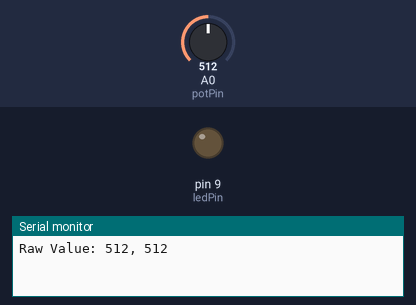
Bench run of a sketch on a simulated Arduino Uno, built with avr-gcc and run on an emulated ATmega328P. Parts: output pins drawn as LEDs (lit = HIGH), the last lines printed to the serial monitor. The test bench sets the inputs (shaded band); at power-on: A0 (potPin) = 512.

Above: at 0.1 s.
At 1.1 s:
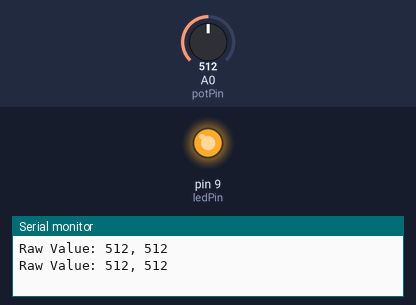
Timing chart, 0 to 2.6 s (numbered marks = the images above):
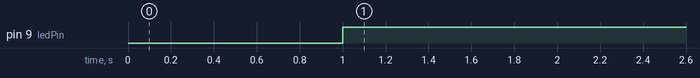

Measured:
- by itself, pin 9 (ledPin): LOW → HIGH at 1.0 s

The sketch:

ex04.ino
```cpp
const int potPin = A0;
int potValue = 0;
const int ledPin = 9;

void setup()
{
  Serial.begin(9600);
  pinMode(ledPin, OUTPUT);
}

void loop()
{
  potValue = analogRead(potPin);
  Serial.print("Raw Value: ");
  Serial.print(potValue);
  Serial.print(", ");
  Serial.println(potValue);
  delay(1000);

  if (potValue > 500)
  {
    digitalWrite(ledPin, 1);
  }
  else
  {
    digitalWrite(ledPin, 0);
  }
}
```
